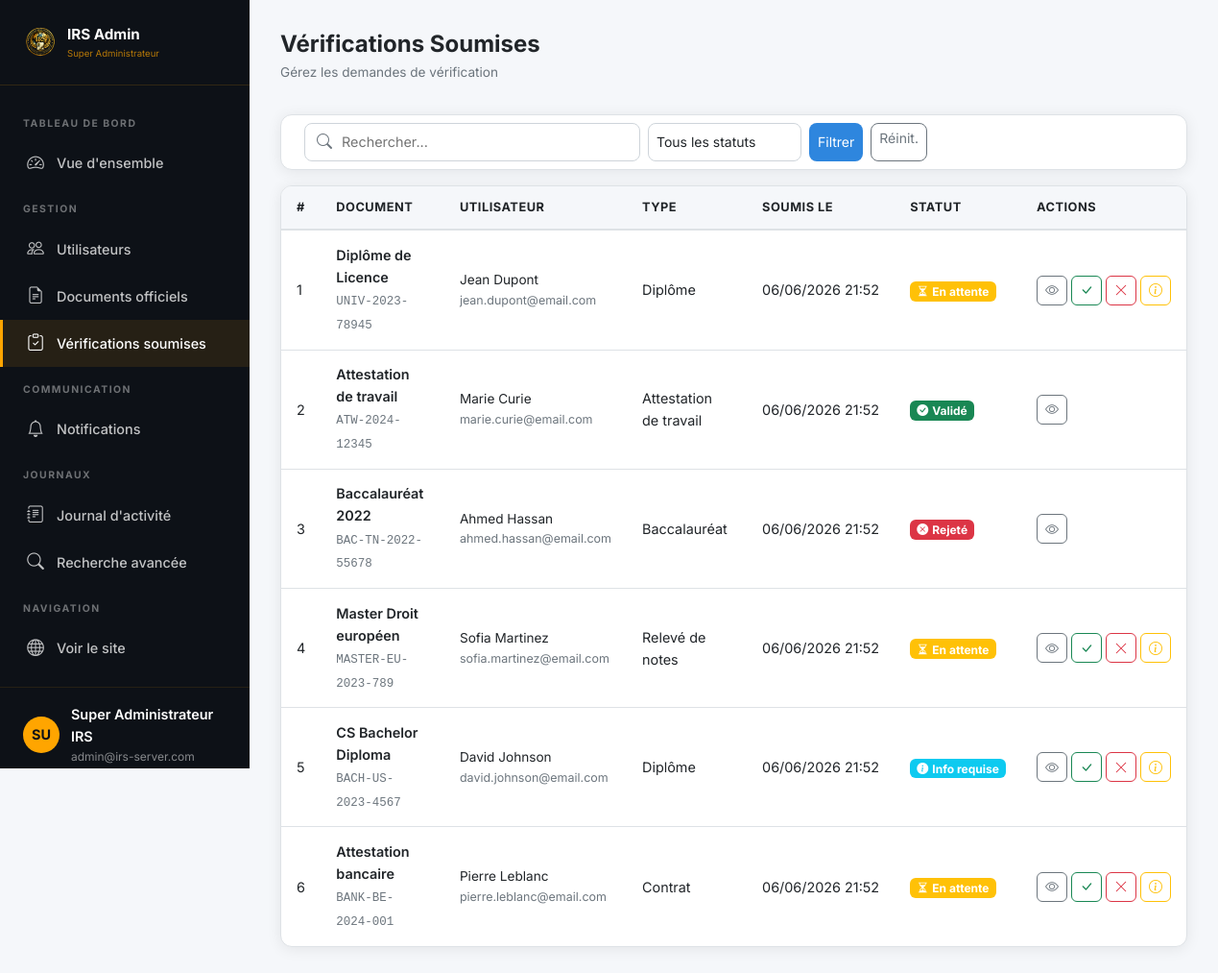
/admin/verifications.php (signed in), run on the app's committed database.
### tables this page shows
CREATE TABLE `submitted_documents` (
  `id` INT(11) NOT NULL AUTO_INCREMENT,
  `user_id` INT(11) NOT NULL,
  `document_name` VARCHAR(100) NOT NULL,
  `document_number` VARCHAR(100) NOT NULL,
  `document_type` VARCHAR(50) NOT NULL,
  `issuing_organization` VARCHAR(150) NOT NULL,
  `country_of_origin` VARCHAR(100) DEFAULT NULL,
  `description` TEXT DEFAULT NULL,
  `file_path` VARCHAR(255) DEFAULT NULL,
  `image_path` VARCHAR(255) DEFAULT NULL,
  `status` ENUM('pending','validated','rejected','info_requested') NOT NULL DEFAULT 'pending',
  `rejection_reason` TEXT DEFAULT NULL,
  `admin_notes` TEXT DEFAULT NULL,
  `reviewed_by` INT(11) DEFAULT NULL,
  `reviewed_at` TIMESTAMP NULL DEFAULT NULL,
  `submitted_at` TIMESTAMP NOT NULL DEFAULT CURRENT_TIMESTAMP,
  `updated_at` TIMESTAMP NOT NULL DEFAULT CURRENT_TIMESTAMP ON UPDATE CURRENT_TIMESTAMP,
  PRIMARY KEY (`id`),
  KEY `fk_submit_user` (`user_id`),
  KEY `fk_submit_admin` (`reviewed_by`),
  CONSTRAINT `fk_submit_user` FOREIGN KEY (`user_id`) REFERENCES `users` (`id`) ON DELETE CASCADE,
  CONSTRAINT `fk_submit_admin` FOREIGN KEY (`reviewed_by`) REFERENCES `admins` (`id`) ON DELETE SET NULL
);

CREATE TABLE `users` (
  `id` INT(11) NOT NULL AUTO_INCREMENT,
  `first_name` VARCHAR(50) NOT NULL,
  `last_name` VARCHAR(50) NOT NULL,
  `email` VARCHAR(100) NOT NULL,
  `phone` VARCHAR(20) DEFAULT NULL,
  `country` VARCHAR(100) DEFAULT NULL,
  `password` VARCHAR(255) NOT NULL,
  `status` ENUM('active','suspended','inactive') NOT NULL DEFAULT 'active',
  `profile_picture` VARCHAR(255) DEFAULT NULL,
  `last_login` TIMESTAMP NULL DEFAULT NULL,
  `created_at` TIMESTAMP NOT NULL DEFAULT CURRENT_TIMESTAMP,
  `updated_at` TIMESTAMP NOT NULL DEFAULT CURRENT_TIMESTAMP ON UPDATE CURRENT_TIMESTAMP,
  PRIMARY KEY (`id`),
  UNIQUE KEY `email` (`email`)
);

### admin/verifications.php (the view, shortened to what this page needs)
<?php
require_once __DIR__ . '/../includes/functions.php';
$where = "1=1";
$subs = $conn->query("SELECT sd.*, u.first_name, u.last_name, u.email FROM submitted_documents sd LEFT JOIN users u ON sd.user_id=u.id WHERE $where ORDER BY sd.submitted_at DESC");
$lang = getLang(); $theme = getTheme();
?>
<!DOCTYPE html>
<html lang="<?= $lang ?>" data-theme="<?= $theme ?>">
<head>
    <link rel="stylesheet" href="https://cdn.jsdelivr.net/npm/bootstrap@5.3.2/dist/css/bootstrap.min.css">
    <link rel="stylesheet" href="https://cdn.jsdelivr.net/npm/bootstrap-icons@1.11.3/font/bootstrap-icons.min.css">
    <link rel="stylesheet" href="/assets/css/style.css">
</head>
<body>
<div class="dashboard-wrapper">
    <?php include __DIR__ . '/../includes/admin-sidebar.php'; ?>
    <div class="main-content">
        <div class="top-bar">
            <div class="d-flex align-items-center gap-3">
                <div><h1 class="page-title">Vérifications Soumises</h1><p class="page-subtitle">Gérez les demandes de vérification</p></div>
            </div>
        </div>
        <div class="irs-card mb-3">
            <div class="irs-card-body py-2">
                <form method="GET" class="d-flex gap-2 flex-wrap">
                    <div class="search-box flex-grow-1" style="max-width:350px;">
                        <i class="bi bi-search"></i>
                        <input type="text" name="search" placeholder="Rechercher..." value="<?= htmlspecialchars($_GET['search'] ?? '') ?>">
                    </div>
                    <select name="status" class="form-select form-select-sm" style="max-width:160px;border-radius:8px;">
                        <option value="">Tous les statuts</option>
                    </select>
                    <button type="submit" class="btn btn-sm" style="background:var(--irs-blue);color:white;border-radius:8px;">Filtrer</button>
                    <a href="/admin/verifications.php" class="btn btn-sm btn-outline-secondary" style="border-radius:8px;">Réinit.</a>
                </form>
            </div>
        </div>
        <div class="irs-card">
            <div style="overflow-x:auto;">
                <?php if ($subs && $subs->num_rows > 0): ?>
                <table class="irs-table w-100">
                    <thead><tr><th>#</th><th>Document</th><th>Utilisateur</th><th>Type</th><th>Soumis le</th><th>Statut</th><th>Actions</th></tr></thead>
                    <tbody>
                        <?php $n=1; while ($s = $subs->fetch_assoc()): ?>
                        <tr>
                            <td><?= $n++ ?></td>
                            <td>
                                <div style="font-weight:600;font-size:0.9rem;"><?= htmlspecialchars($s['document_name']) ?></div>
                                <code style="font-size:0.78rem;color:var(--irs-text-muted);"><?= htmlspecialchars($s['document_number']) ?></code>
                            </td>
                            <td>
                                <div style="font-size:0.85rem;"><?= htmlspecialchars($s['first_name'].' '.$s['last_name']) ?></div>
                                <div style="font-size:0.78rem;color:var(--irs-text-muted);"><?= htmlspecialchars($s['email']) ?></div>
                            </td>
                            <td><?= htmlspecialchars($s['document_type']) ?></td>
                            <td style="white-space:nowrap;"><?= formatDateTime($s['submitted_at']) ?></td>
                            <td><?= getStatusBadge($s['status']) ?></td>
                            <td>
                                <div class="d-flex gap-1">
                                    <button class="btn btn-sm btn-outline-secondary" style="border-radius:6px;" data-bs-toggle="modal" data-bs-target="#detailModal<?= $s['id'] ?>" title="Détails"><i class="bi bi-eye"></i></button>
                                    <?php if ($s['status'] === 'pending' || $s['status'] === 'info_requested'): ?>
                                    <button class="btn btn-sm btn-outline-success" style="border-radius:6px;" data-bs-toggle="modal" data-bs-target="#actionModal<?= $s['id'] ?>validate" title="Valider"><i class="bi bi-check-lg"></i></button>
                                    <button class="btn btn-sm btn-outline-danger" style="border-radius:6px;" data-bs-toggle="modal" data-bs-target="#actionModal<?= $s['id'] ?>reject" title="Rejeter"><i class="bi bi-x-lg"></i></button>
                                    <button class="btn btn-sm btn-outline-warning" style="border-radius:6px;" data-bs-toggle="modal" data-bs-target="#actionModal<?= $s['id'] ?>info" title="Infos complémentaires"><i class="bi bi-info-circle"></i></button>
                                    <?php endif; ?>
                                </div>
                            </td>
                        </tr>
                        <?php endwhile; ?>
                    </tbody>
                </table>
                <?php else: ?>
                <div class="empty-state"><i class="bi bi-inbox"></i><p>Aucune vérification soumise.</p></div>
                <?php endif; ?>
            </div>
        </div>
    </div>
</div>
</body></html>

### includes/functions.php (shortened to what this page needs)
<?php
function getStatusBadge($status) {
    $badges = [
        'pending'        => ['warning', 'En attente', 'hourglass-split'],
        'validated'      => ['success', 'Validé', 'check-circle-fill'],
        'rejected'       => ['danger', 'Rejeté', 'x-circle-fill'],
        'info_requested' => ['info', 'Info requise', 'info-circle-fill'],
        'verified'       => ['success', 'Vérifié', 'patch-check-fill'],
    ];
    $b = $badges[$status] ?? ['secondary', ucfirst($status), 'question-circle'];
    return '<span class="badge bg-' . $b[0] . '"><i class="bi bi-' . $b[2] . ' me-1"></i>' . $b[1] . '</span>';
}
function getLang() {
    return 'fr';
}
function getTheme() {
    return 'light';
}
function formatDateTime($date) {
    return date('d/m/Y H:i', strtotime($date));
}

### assets/css/style.css (style rules this page uses)
:root { --irs-dark-blue: #0A2342; --irs-blue: #2E86DE; --irs-white: #FFFFFF; --irs-green: #28A745; --irs-red: #DC3545; --irs-gray: #F5F7FA; --irs-text: #212529; --irs-text-muted: #6c757d; --irs-border: #dee2e6; --irs-card-bg: #FFFFFF; --irs-sidebar-bg: #0A2342; --irs-sidebar-text: #FFFFFF; --irs-nav-bg: #0A2342; --irs-body-bg: #F5F7FA; --irs-input-bg: #FFFFFF; --irs-input-border: #ced4da; --irs-input-text: #212529; --shadow: 0 2px 15px rgba(0,0,0,0.08); --shadow-lg: 0 8px 30px rgba(0,0,0,0.12); --radius: 12px; --transition: all 0.3s ease; }
* { box-sizing: border-box; }
body { font-family: 'Inter', 'Segoe UI', sans-serif; background: var(--irs-body-bg); color: var(--irs-text); transition: var(--transition); line-height: 1.6; }
.dashboard-wrapper { display: flex; min-height: 100vh; }
.main-content { margin-left: 260px; flex: 1; padding: 2rem; min-height: 100vh; background: var(--irs-body-bg); }
.top-bar { display: flex; align-items: center; justify-content: space-between; margin-bottom: 2rem; flex-wrap: wrap; gap: 1rem; }
.page-title { font-size: 1.5rem; font-weight: 700; color: var(--irs-text); margin: 0; }
.page-subtitle { font-size: 0.85rem; color: var(--irs-text-muted); margin: 0.25rem 0 0; }
.irs-card { background: var(--irs-card-bg); border-radius: var(--radius); box-shadow: var(--shadow); border: 1px solid var(--irs-border); overflow: hidden; margin-bottom: 1.5rem; }
.irs-card-body { padding: 1.5rem; }
.irs-table { width: 100%; border-collapse: separate; border-spacing: 0; }
.irs-table th { background: var(--irs-gray); color: var(--irs-text); font-size: 0.8rem; font-weight: 700; text-transform: uppercase; letter-spacing: 0.5px; padding: 0.75rem 1rem; border-bottom: 2px solid var(--irs-border); white-space: nowrap; }
.irs-table td { padding: 0.85rem 1rem; border-bottom: 1px solid var(--irs-border); color: var(--irs-text); font-size: 0.9rem; vertical-align: middle; }
.irs-table tr:last-child td { border-bottom: none; }
.form-control, .form-select { background: var(--irs-input-bg) !important; border-color: var(--irs-input-border) !important; color: var(--irs-input-text) !important; border-radius: 8px !important; }
.badge { font-size: 0.75rem; padding: 0.35em 0.6em; border-radius: 6px; }
.search-box { display: flex; align-items: center; gap: 0.5rem; background: var(--irs-input-bg); border: 1px solid var(--irs-input-border); border-radius: 8px; padding: 0.4rem 0.75rem; }
.search-box input { border: none; background: transparent; color: var(--irs-input-text); outline: none; font-size: 0.9rem; flex: 1; }
.search-box i { color: var(--irs-text-muted); }

### data on the page
submitted_documents: document_name "Diplôme de Licence", document_number "UNIV-2023-78945", user.last_name "Jean Dupont", user.email "jean.dupont@email.com", document_type "Diplôme", submitted_at "06/06/2026 21:52", status "En attente"
submitted_documents: document_name "Attestation de travail", document_number "ATW-2024-12345", user.last_name "Marie Curie", user.email "marie.curie@email.com", document_type "Attestation de travail", submitted_at "06/06/2026 21:52", status "Validé"
submitted_documents: document_name "Baccalauréat 2022", document_number "BAC-TN-2022-55678", user.last_name "Ahmed Hassan", user.email "ahmed.hassan@email.com", document_type "Baccalauréat", submitted_at "06/06/2026 21:52", status "Rejeté"
submitted_documents: document_name "Master Droit européen", document_number "MASTER-EU-2023-789", user.last_name "Sofia Martinez", user.email "sofia.martinez@email.com", document_type "Relevé de notes", submitted_at "06/06/2026 21:52", status "En attente"
submitted_documents: document_name "CS Bachelor Diploma", document_number "BACH-US-2023-4567", user.last_name "David Johnson", user.email "david.johnson@email.com", document_type "Diplôme", submitted_at "06/06/2026 21:52", status "Info requise"
submitted_documents: document_name "Attestation bancaire", document_number "BANK-BE-2024-001", user.last_name "Pierre Leblanc", user.email "pierre.leblanc@email.com", document_type "Contrat", submitted_at "06/06/2026 21:52", status "En attente"

### other printed values
substr($_SESSION['admin_name'] ?? 'A', 0, 2) "SU"
$_SESSION['admin_name'] "Super Administrateur IRS"
$_SESSION['admin_email'] "admin@irs-server.com"
